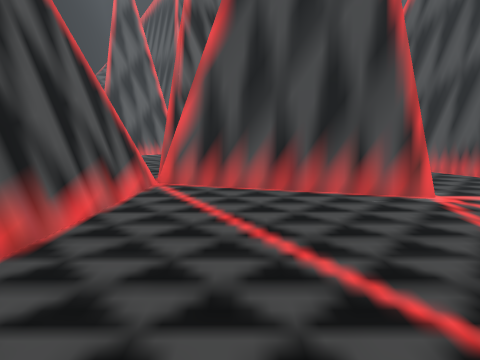
view 1 (above)

12 first-person views from a walk through a scene from a Unity 3-D project. The camera is 1.2 m above the floor, tilts 10° down and sees 80° across. The floor is counted in squares, 1 m on a side. Each view is taken from the middle of a square. On the plan, view 1 faces up. The plan holds only what a view shows up to about 13 squares ahead; the rest is blank. The place goes on beyond the plan. The player character is not drawn.

view 2
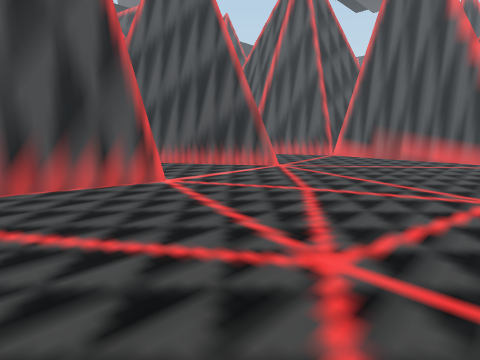

view 3
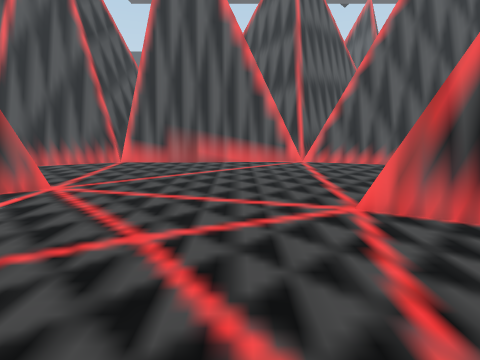

view 4
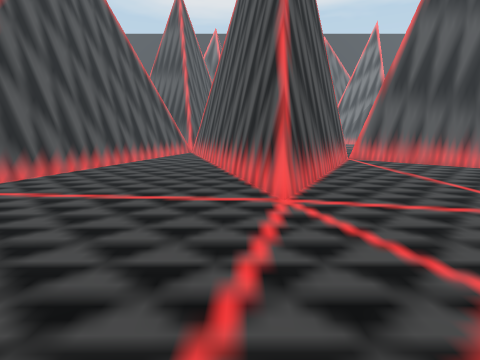

view 5
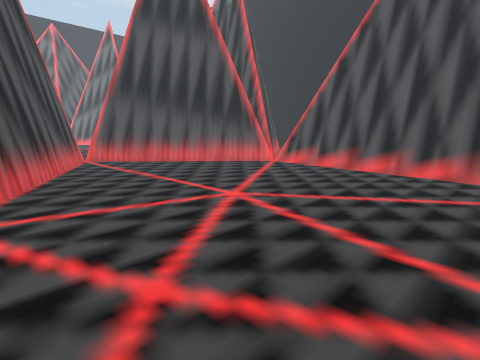

view 6
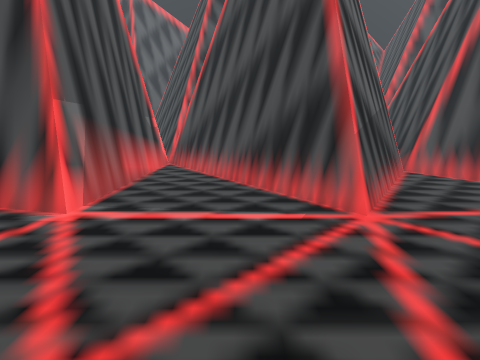

view 7
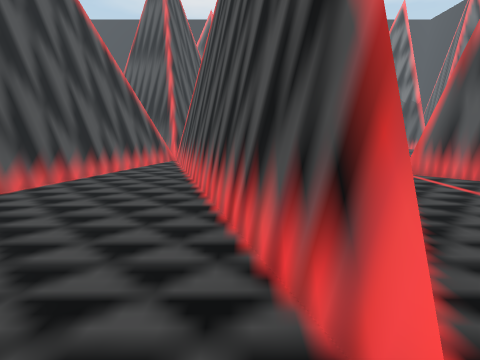

view 8
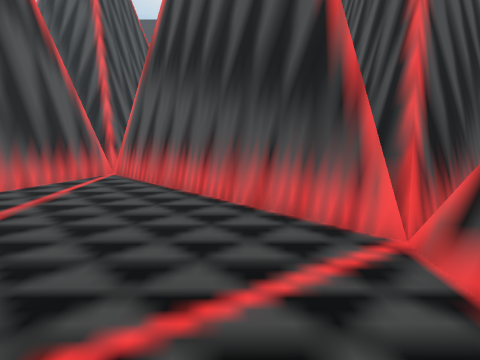

view 9
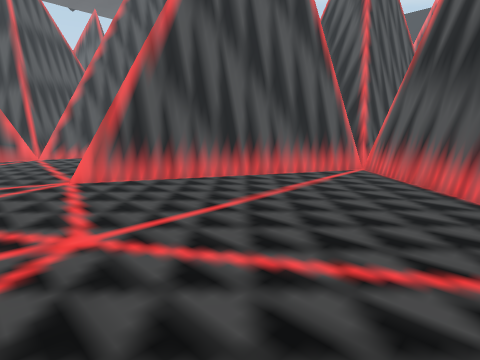

view 10
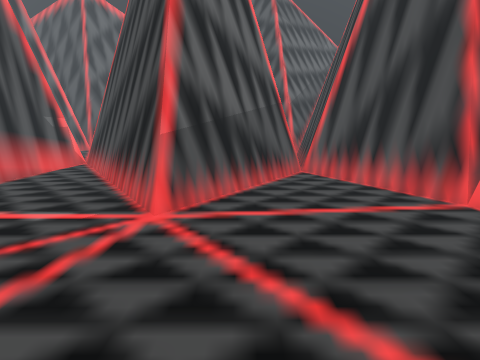

view 11
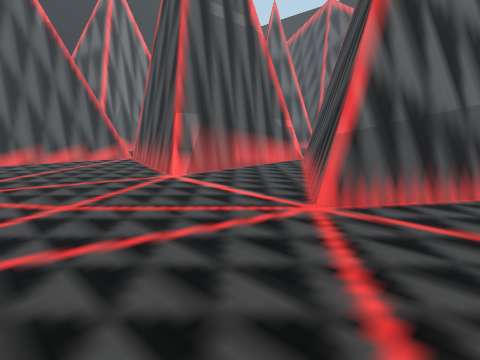

view 12
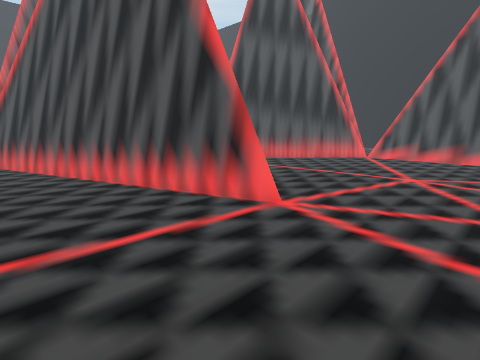

### Floor plan
Points are (right, up) in squares from view 1. A wall is a line through its corners. A room is listed if a view was taken in it or the views show most of it. See-through windows are left out.
Room 1 (views 1, 2, 3, 4, 5, 6, 7, 8, 9, 10, 11, 12)
walls: (6.1, -1) (9.3, -11.3); (7.9, 5.1) (3.6, 11.4); (13.1, 0.3) (13, 4.8); (12.9, -1.4) (12.7, 5.7); (-2.2, 6.1) (-3.1, -2.6); (-2.9, -3) (-3.2, -5.2); (-2.4, 5.9) (-3.2, -2.3); (-2.9, -3.2) (2.4, -8); (13.5, -1.8) (13.1, -1.4) (13.5, -1.1); (12.7, 5.8) (11.1, 9.2); (2.6, -8.1) (6.3, -1.1); (10.4, 9.5) (7.8, 5.6) (4, 11.2); (10.6, 9.5) (7.6, 5); (3.3, 11.2) (3.4, 5.2) (-2, 6.6); (10, -11.4) (13.1, -1.7)
low walls: (-2, 6.6) (-2.9, -2.8); (9.7, -11.5) (12.9, -1.4)
ways out: gap at (-3, -3); gap at (2, -8)

Where each view was taken, in squares from view 1:
view 1: 0 up, 0 right, facing up
view 2: 1 down, 0 right, facing up-right
view 3: 1 up, 2 right, facing right
view 4: 4 up, 7 right, facing down
view 5: 4 up, 6 right, facing down-left
view 6: 1 up, 6 right, facing up
view 7: 0 up, 7 right, facing down
view 8: 0 up, 1 left, facing down
view 9: 1 up, 1 left, facing down-right
view 10: 1 up, 9 right, facing up
view 11: 1 up, 10 right, facing up-left
view 12: 2 up, 10 right, facing down-left
